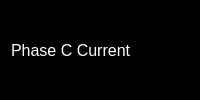
           <widget class="QWidget" name="phaseCCurrentWidget" native="true">
            <property name="styleSheet">
             <string notr="true">background-color: rgb(0, 0, 0);</string>
            </property>
            <layout class="QHBoxLayout" name="horizontalLayout_6">
             <item>
              <widget class="QLabel" name="label_21">
               <property name="font">
                <font>
                 <pointsize>12</pointsize>
                </font>
               </property>
               <property name="styleSheet">
                <string notr="true">color: white;</string>
               </property>
               <property name="text">
                <string>Phase C Current</string>
               </property>
              </widget>
             </item>
             <item alignment="Qt::AlignHCenter">
              <widget class="QLabel" name="phaseCCurrentLeftLabel">
               <property name="font">
                <font>
                 <pointsize>12</pointsize>
                </font>
               </property>
               <property name="styleSheet">
                <string notr="true">color: white;</string>
               </property>
               <property name="text">
                <string/>
               </property>
              </widget>
             </item>
             <item alignment="Qt::AlignHCenter">
              <widget class="QLabel" name="phaseCCurrentAvgLabel">
               <property name="font">
                <font>
                 <pointsize>12</pointsize>
                </font>
               </property>
               <property name="styleSheet">
                <string notr="true">color: white;</string>
               </property>
               <property name="text">
                <string/>
               </property>
              </widget>
             </item>
             <item alignment="Qt::AlignHCenter">
              <widget class="QLabel" name="phaseCCurrentRightLabel">
               <property name="font">
                <font>
                 <pointsize>12</pointsize>
                </font>
               </property>
               <property name="styleSheet">
                <string notr="true">color:white;</string>
               </property>
               <property name="text">
                <string/>
               </property>
              </widget>
             </item>
            </layout>
           </widget>
